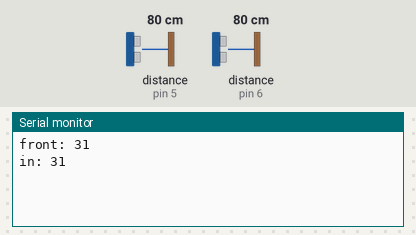
Bench run of a sketch on a simulated Arduino Uno, built with avr-gcc and run on an emulated ATmega328P. On the bench: the last lines printed to the serial monitor. The inputs (shaded band) are chosen by the test bench; at power-on: distance to the obstacle (sensors on pin 5, pin 6) 80 cm. The echo pulse lasts 58.3 µs per cm.

Above: at 1.2 s.
1.3 s: distance to the obstacle (sensor on pin 5) set to 2 cm
At 2.6 s:
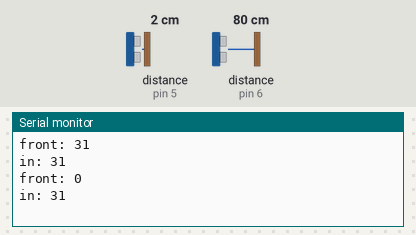
2.8 s: distance to the obstacle (sensor on pin 6) set to 2 cm
At 3.9 s:
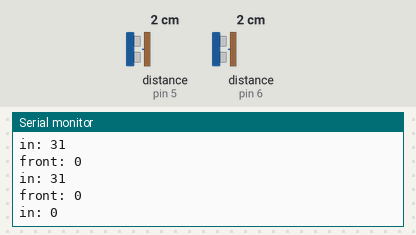
4.3 s: distance to the obstacle (sensor on pin 5) set to 4 cm
At 4.3 s:
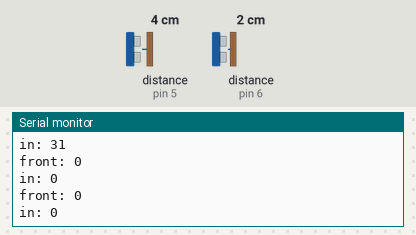
5.8 s: distance to the obstacle (sensor on pin 6) set to 4 cm
At 6.9 s:
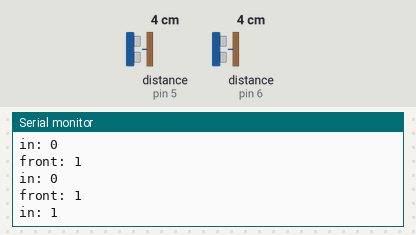
Timing chart, 0 to 8.3 s (numbered marks = the images above; inputs shaded):
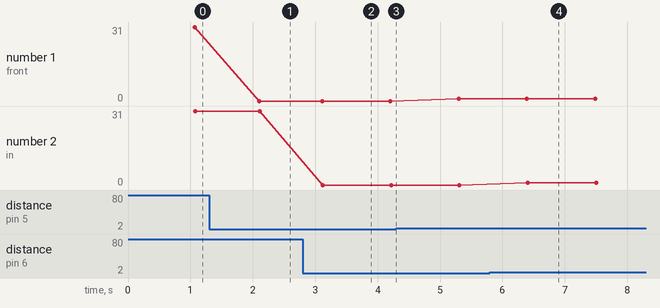

Measured:
- after the input at 1.3 s, the serial monitor: prints a new line after 0.80 s (image 1)
- after the input at 2.8 s, the serial monitor: prints a new line after 0.32 s (image 2)
- after the input at 5.8 s, the serial monitor: prints a new line after 0.60 s (image 4)
- plotted number 1: 31 → 0 after the input at 1.3 s, 0 → 1 after the input at 4.3 s

The sketch:

Door_Check.ino
```cpp
//เหลือOpenDoor() CloseDoor()ไว้สำหรับเปิดปิดประตูแบบManual และAuto
#define TRIGGER           3
#define ECHO_DOOR_FRONT   5
#define ECHO_DOOR_IN      6
unsigned long distFRONT;
unsigned long distIN;
unsigned long curTime;
int people =0;
bool IS_PEOPLE_IN = false;
bool IS_DOOR_OPEN = false;
bool StandFRONT = false;
bool StandIN = false;
void CheckPeople()
{
  if(people>=1)
  {
    IS_PEOPLE_IN = true;
    return 1;
  }
  else
  {
    IS_PEOPLE_IN = false;
    return 0;
  }
}
void CheckFRONT()
{
  if(distIN<=5)
  {
    StandFRONT = true;
    //OpenDoor();
    Serial.print("Door: Open");
    if(distIN<=5 && StandFRONT)
    {
      delay(150);
      //CloseDoor();
      Serial.print("Door: Close");
      StandFRONT = false;
      delay(200);
      people+=1;
    }
  }
}
void CheckIN()
{
  if(distIN<=5)
  {
    StandIN = true;
    //OpenDoor();
    Serial.print("Door: Open");
    if(distFRONT<=5 && StandIN)
    {
      delay(150);
      //CloseDoor();
      Serial.print("Door: Close");
      StandIN = false;
      delay(200);
      people-=1;
    }
  }
}

void OpenDoor()
{

}
void CloseDoor()
{

}

void setup()
{
  // put your setup code here, to run once:
  Serial.begin(9600);
  pinMode(TRIGGER, OUTPUT);
  pinMode(ECHO_DOOR_FRONT,INPUT);
  pinMode(ECHO_DOOR_IN, INPUT);
  IS_PEOPLE_IN = false;
  StandFRONT = false;
  StandIN = false;
}
inline void sendTrigger()
{
  digitalWrite(TRIGGER, LOW);
  delay(2);
  digitalWrite(TRIGGER, HIGH);
  delay(2);
  digitalWrite(TRIGGER, LOW);
}

unsigned long mLogTime;
void loop()
{
  sendTrigger();
  distFRONT = pulseIn(ECHO_DOOR_FRONT, HIGH) / 74 / 2;
  delay(100);

  sendTrigger();
  distIN = pulseIn(ECHO_DOOR_IN, HIGH) / 74 / 2;
  curTime = millis();
  if (curTime - mLogTime > 1000)
  {
    Serial.print("front: ");
    Serial.println(distFRONT);
    Serial.print("in: ");
    Serial.println(distIN);
    mLogTime = curTime;
  }
}
```
